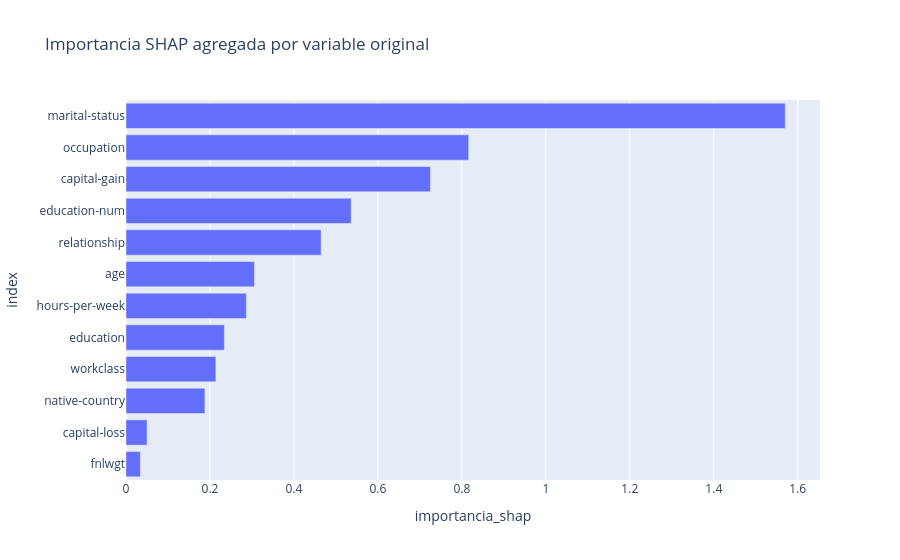

Here is the notebook cell this chart was saved with:
### Markdown cell above
## Ejercicio 4 — Importancia SHAP agregada por variable original
El gráfico SHAP del Paso 7 muestra columnas transformadas: cada categoría de una variable aparece por separado. Esa fragmentación puede subestimar el peso real de una variable categórica con muchas categorías. Corresponde agregar la importancia de cada columna one-hot a su variable original.

**Se solicita:**
- Calcular el promedio del valor SHAP absoluto de cada columna transformada.
- Asignar cada columna a su variable original.
- Sumar la importancia por variable original y ordenarla de mayor a menor.

### Code cell
# Ejercicio 4: importancia SHAP agregada por variable original
# 1) Promedio del valor SHAP absoluto de cada columna transformada
imp_cols = pd.Series(np.abs(shap_values.values).mean(axis=0), index=feature_names)

# 2) Cada columna one-hot se asigna a su variable original
def variable_original(col):
    if col in num_cols:
        return col
    for v in sorted(cat_cols, key=len, reverse=True):
        if col.startswith(v + "_"):
            return v
    return col

# 3) Se suma por variable original y se ordena de mayor a menor
imp_var = imp_cols.groupby(variable_original).sum().sort_values(ascending=False).to_frame("importancia_shap")
imp_var["porcentaje"] = (imp_var["importancia_shap"] / imp_var["importancia_shap"].sum() * 100).round(1)
display(imp_var.round(3))
px.bar(imp_var.reset_index(), x="importancia_shap", y="index", orientation="h",
       title="Importancia SHAP agregada por variable original").update_yaxes(autorange="reversed").show()

### Figure 1 — Plotly figure (JSON) as saved in the notebook; plotly's stock layout.template omitted (floating-point values rounded to 4 significant figures)
{"data": [{"hovertemplate": "importancia_shap=%{x}<br>index=%{y}<extra></extra>", "legendgroup": "", "marker": {"color": "#636efa", "pattern": {"shape": ""}}, "name": "", "orientation": "h", "showlegend": false, "textposition": "auto", "type": "bar", "x": [1.57, 0.8162, 0.725, 0.5364, 0.4647, 0.306, 0.2865, 0.2344, 0.2141, 0.188, 0.05012, 0.03423], "xaxis": "x", "y": ["marital-status", "occupation", "capital-gain", "education-num", "relationship", "age", "hours-per-week", "education", "workclass", "native-country", "capital-loss", "fnlwgt"], "yaxis": "y"}], "layout": {"barmode": "relative", "legend": {"tracegroupgap": 0}, "title": {"text": "Importancia SHAP agregada por variable original"}, "xaxis": {"anchor": "y", "domain": [0, 1], "title": {"text": "importancia_shap"}}, "yaxis": {"anchor": "x", "autorange": "reversed", "domain": [0, 1], "title": {"text": "index"}}}}
